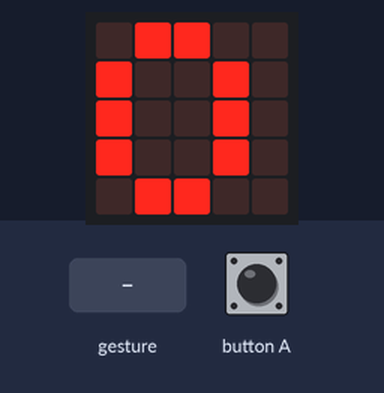
Simulated run of this program. Board: BBC micro:bit (MakeCode). Shown: the board's 5×5 LED display. The inputs (shaded band) are chosen by the test bench. A tilt is held for 1.5 s and a shake lasts 1 s, then the board lies face up again.

Above: at 1.3 s.
1.4 s: button A pressed for 0.15 s
At 2.7 s:
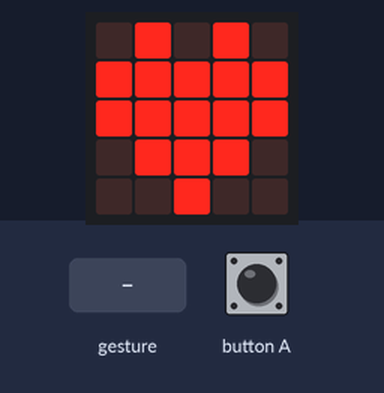
3.7 s: gesture '3g'
At 5.0 s:
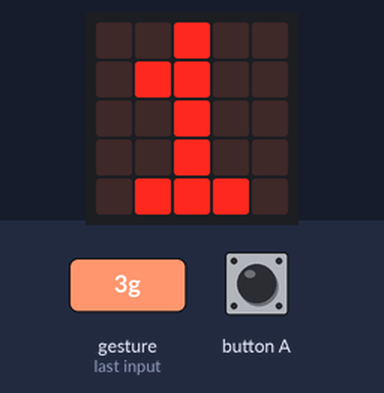
Timing chart, 0 to 6.7 s (numbered marks = the images above; inputs shaded):
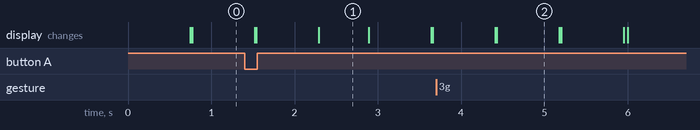

Measured:
- after the input at 1.4 s, the display: first differs from a run without the input after 0.89 s (image 1)
- after the input at 3.7 s, the display: first differs from a run without the input after 0.73 s (image 2)
- what the display in image 1 shows lasts 0.6 s, from 2.3 s to 2.9 s
- what the display in image 2 shows lasts 0.8 s, from 4.4 s to 5.2 s

The program:

main.ts
```typescript
input.onButtonPressed(Button.A, function () {
    lépés = 0
    basic.showIcon(IconNames.Heart)
})
input.onGesture(Gesture.ThreeG, function () {
    lépés += 1
})
let lépés = 0
lépés = 0
basic.forever(function () {
    basic.showNumber(lépés)
    led.stopAnimation()
})
```

test.ts
```typescript
// ide kerülnek a tesztek; a rendszer ezt nem kompilálja, ha a csomagot bővítményként használják.
```
